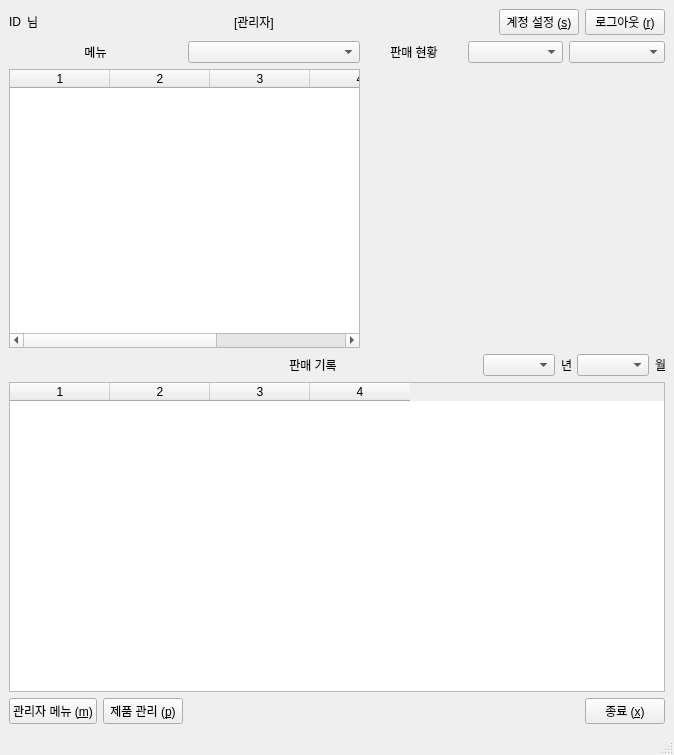
<?xml version="1.0" encoding="UTF-8"?>
<ui version="4.0">
 <class>MainWindow</class>
 <widget class="QMainWindow" name="MainWindow">
  <property name="geometry">
   <rect>
    <x>0</x>
    <y>0</y>
    <width>674</width>
    <height>755</height>
   </rect>
  </property>
  <property name="windowTitle">
   <string>MainWindow</string>
  </property>
  <widget class="QWidget" name="centralwidget">
   <layout class="QGridLayout" name="gridLayout">
    <item row="0" column="0">
     <layout class="QVBoxLayout" name="verticalLayout_5">
      <item>
       <layout class="QVBoxLayout" name="verticalLayout_4">
        <item>
         <layout class="QHBoxLayout" name="horizontalLayout_2">
          <item>
           <layout class="QHBoxLayout" name="horizontalLayout">
            <item>
             <widget class="QLabel" name="lbl_ID">
              <property name="text">
               <string>ID</string>
              </property>
             </widget>
            </item>
            <item>
             <widget class="QLabel" name="label_6">
              <property name="text">
               <string>님</string>
              </property>
             </widget>
            </item>
            <item>
             <spacer name="horizontalSpacer_2">
              <property name="orientation">
               <enum>Qt::Horizontal</enum>
              </property>
              <property name="sizeHint" stdset="0">
               <size>
                <width>40</width>
                <height>20</height>
               </size>
              </property>
             </spacer>
            </item>
           </layout>
          </item>
          <item>
           <widget class="QLabel" name="lbl_mode">
            <property name="text">
             <string>[관리자]</string>
            </property>
           </widget>
          </item>
          <item>
           <spacer name="horizontalSpacer">
            <property name="orientation">
             <enum>Qt::Horizontal</enum>
            </property>
            <property name="sizeHint" stdset="0">
             <size>
              <width>40</width>
              <height>20</height>
             </size>
            </property>
           </spacer>
          </item>
          <item>
           <widget class="QPushButton" name="btn_set">
            <property name="text">
             <string>계정 설정 (&amp;s)</string>
            </property>
           </widget>
          </item>
          <item>
           <widget class="QPushButton" name="btn_out">
            <property name="text">
             <string>로그아웃 (&amp;r)</string>
            </property>
           </widget>
          </item>
         </layout>
        </item>
        <item>
         <layout class="QHBoxLayout" name="horizontalLayout_7">
          <item>
           <layout class="QVBoxLayout" name="verticalLayout_3">
            <item>
             <layout class="QHBoxLayout" name="horizontalLayout_6">
              <item>
               <widget class="QLabel" name="label">
                <property name="text">
                 <string>메뉴</string>
                </property>
                <property name="alignment">
                 <set>Qt::AlignCenter</set>
                </property>
               </widget>
              </item>
              <item>
               <widget class="QComboBox" name="combo_menu"/>
              </item>
             </layout>
            </item>
            <item>
             <widget class="QTableWidget" name="table_pro">
              <property name="maximumSize">
               <size>
                <width>351</width>
                <height>16777215</height>
               </size>
              </property>
              <property name="columnCount">
               <number>5</number>
              </property>
              <column/>
              <column/>
              <column/>
              <column/>
              <column/>
             </widget>
            </item>
           </layout>
          </item>
          <item>
           <layout class="QVBoxLayout" name="verticalLayout_2">
            <item>
             <layout class="QHBoxLayout" name="horizontalLayout_5">
              <item>
               <widget class="QLabel" name="label_3">
                <property name="text">
                 <string>판매 현황</string>
                </property>
                <property name="alignment">
                 <set>Qt::AlignCenter</set>
                </property>
               </widget>
              </item>
              <item>
               <widget class="QComboBox" name="combo_year"/>
              </item>
              <item>
               <widget class="QComboBox" name="combo_month"/>
              </item>
             </layout>
            </item>
            <item>
             <widget class="PlotWidget" name="graphWidget" native="true"/>
            </item>
           </layout>
          </item>
         </layout>
        </item>
       </layout>
      </item>
      <item>
       <layout class="QVBoxLayout" name="verticalLayout">
        <item>
         <layout class="QHBoxLayout" name="horizontalLayout_4">
          <item>
           <spacer name="horizontalSpacer_5">
            <property name="orientation">
             <enum>Qt::Horizontal</enum>
            </property>
            <property name="sizeHint" stdset="0">
             <size>
              <width>40</width>
              <height>20</height>
             </size>
            </property>
           </spacer>
          </item>
          <item>
           <spacer name="horizontalSpacer_6">
            <property name="orientation">
             <enum>Qt::Horizontal</enum>
            </property>
            <property name="sizeHint" stdset="0">
             <size>
              <width>40</width>
              <height>20</height>
             </size>
            </property>
           </spacer>
          </item>
          <item>
           <widget class="QLabel" name="label_2">
            <property name="text">
             <string>판매 기록</string>
            </property>
            <property name="alignment">
             <set>Qt::AlignCenter</set>
            </property>
           </widget>
          </item>
          <item>
           <spacer name="horizontalSpacer_4">
            <property name="orientation">
             <enum>Qt::Horizontal</enum>
            </property>
            <property name="sizeHint" stdset="0">
             <size>
              <width>40</width>
              <height>20</height>
             </size>
            </property>
           </spacer>
          </item>
          <item>
           <widget class="QComboBox" name="combo_sale_year">
            <property name="layoutDirection">
             <enum>Qt::LeftToRight</enum>
            </property>
            <property name="frame">
             <bool>true</bool>
            </property>
           </widget>
          </item>
          <item>
           <widget class="QLabel" name="label_4">
            <property name="maximumSize">
             <size>
              <width>10</width>
              <height>16777215</height>
             </size>
            </property>
            <property name="text">
             <string>년</string>
            </property>
           </widget>
          </item>
          <item>
           <widget class="QComboBox" name="combo_sale_month">
            <property name="layoutDirection">
             <enum>Qt::LeftToRight</enum>
            </property>
           </widget>
          </item>
          <item>
           <widget class="QLabel" name="label_5">
            <property name="maximumSize">
             <size>
              <width>10</width>
              <height>16777215</height>
             </size>
            </property>
            <property name="text">
             <string>월</string>
            </property>
           </widget>
          </item>
         </layout>
        </item>
        <item>
         <widget class="QTableWidget" name="table_sale">
          <property name="minimumSize">
           <size>
            <width>550</width>
            <height>192</height>
           </size>
          </property>
          <property name="columnCount">
           <number>4</number>
          </property>
          <column/>
          <column/>
          <column/>
          <column/>
         </widget>
        </item>
       </layout>
      </item>
      <item>
       <layout class="QHBoxLayout" name="horizontalLayout_3">
        <item>
         <widget class="QPushButton" name="btn_manage">
          <property name="text">
           <string>관리자 메뉴 (&amp;m)</string>
          </property>
         </widget>
        </item>
        <item>
         <widget class="QPushButton" name="btn_sale">
          <property name="text">
           <string>제품 관리 (&amp;p)</string>
          </property>
         </widget>
        </item>
        <item>
         <spacer name="horizontalSpacer_3">
          <property name="orientation">
           <enum>Qt::Horizontal</enum>
          </property>
          <property name="sizeHint" stdset="0">
           <size>
            <width>40</width>
            <height>20</height>
           </size>
          </property>
         </spacer>
        </item>
        <item>
         <widget class="QPushButton" name="btn_exit">
          <property name="text">
           <string>종료 (&amp;x)</string>
          </property>
         </widget>
        </item>
       </layout>
      </item>
     </layout>
    </item>
   </layout>
  </widget>
  <widget class="QMenuBar" name="menubar">
   <property name="geometry">
    <rect>
     <x>0</x>
     <y>0</y>
     <width>674</width>
     <height>20</height>
    </rect>
   </property>
  </widget>
  <widget class="QStatusBar" name="statusbar"/>
 </widget>
 <customwidgets>
  <customwidget>
   <class>PlotWidget</class>
   <extends>QWidget</extends>
   <header>pyqtgraph.h</header>
   <container>1</container>
  </customwidget>
 </customwidgets>
 <resources/>
 <connections/>
</ui>
